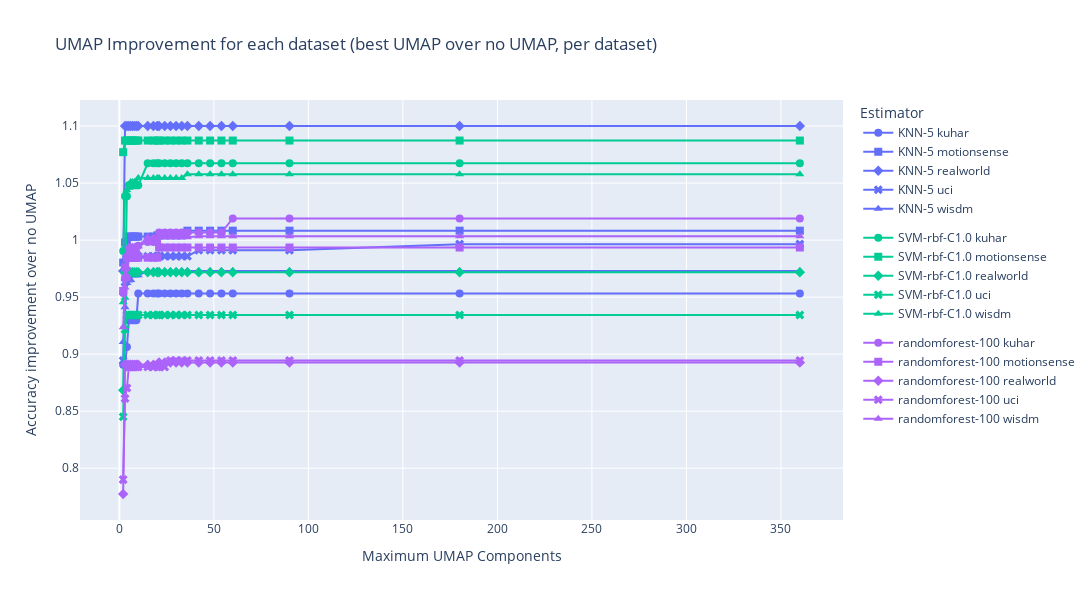

Write notebook code for a chart like this one.
### Markdown cell above
### b) Qual é o impacto da dimensionalidade alvo do UMAP no desempenho dos modelos de ML?

b .1) UMAP vs No-UMAP

### Code cell
# df = results.copy()
# df = filter_view_standardized_balanced(df)
# df = filter_domain_fft_only(df)
# df = filter_features_all(df)
# df = filter_reducer_over_all(df)
# df = filter_scaler_none(df)
# df = filter_only_reducer_dataset_equals_train_dataset_or_no_reducer(df)
# df = get_umap_improvement_over_no_umap(df)
# df = df[(df["umap components"] > 0) & (df["umap components"] <= 20)]

df = results.copy()
df = filter_domain_fft_only(df)
df = filter_features_all(df)
df = filter_reducer_over_all(df)
df = filter_scaler_none(df)
df = filter_view_standardized_balanced(df)
df = filter_only_reducer_dataset_equals_train_dataset_or_no_reducer(df)
df = get_umap_improvement_over_no_umap(df)
df = df[(df["umap components"] > 0) & (df["umap components"] <= 360)]
df


dset_markers = {
    name: markers[i]
    for i, name in enumerate(df["train_datasets"].unique())
}

estimator_colors = {
    name: colors[i]
    for i, name in enumerate(df["estimator"].unique())
}

fig = go.Figure()
for (estimator, dataset), subdf in df.groupby(["estimator", "train_datasets"]):
    subdf = subdf.sort_values(by="umap components")
    xs, ys = [], []
    for n_components in sorted(subdf["umap components"].unique()):
        xs.append(n_components)
        ys.append(subdf[subdf["umap components"] <= n_components]["umap improvement"].max())
    fig.add_trace(
        go.Scatter( 
            x=xs,
            y=ys,
            name=f"{estimator} {dataset}",
            mode="lines+markers",
            legendgroup=estimator,
            # legendgrouptitle="Estimator",
            marker=dict(
                color=estimator_colors[estimator],
                symbol=dset_markers[dataset],
                size=8,
            ),
        )
    )
    # subdf["best umap improvement so far"] = df["umap improvement"].expanding().max()

fig.update_layout(
    title="UMAP Improvement for each dataset (best UMAP over no UMAP, per dataset)",
    xaxis_title="Maximum UMAP Components",
    yaxis_title="Accuracy improvement over no UMAP",
    legend_title="Estimator",
    width=1200,
    height=600,
    # xaxis=dict(tickmode="linear")
)
fig.show()

### Figure 1 — Plotly figure (JSON) as saved in the notebook; plotly's stock layout.template omitted (floating-point values rounded to 4 significant figures)
{"data": [{"legendgroup": "KNN-5", "marker": {"color": "#636EFA", "size": 8, "symbol": "circle"}, "mode": "lines+markers", "name": "KNN-5 kuhar", "type": "scatter", "x": [2, 3, 4, 5, 6, 7, 8, 9, 10, 15, 18, 20, 21, 24, 27, 30, 33, 36, 42, 48, 54, 60, 90, 180, 360], "y": [0.8906, 0.8906, 0.9062, 0.9297, 0.9297, 0.9297, 0.9297, 0.9297, 0.9531, 0.9531, 0.9531, 0.9531, 0.9531, 0.9531, 0.9531, 0.9531, 0.9531, 0.9531, 0.9531, 0.9531, 0.9531, 0.9531, 0.9531, 0.9531, 0.9531]}, {"legendgroup": "KNN-5", "marker": {"color": "#636EFA", "size": 8, "symbol": "square"}, "mode": "lines+markers", "name": "KNN-5 motionsense", "type": "scatter", "x": [2, 3, 4, 5, 6, 7, 8, 9, 10, 15, 18, 20, 21, 24, 27, 30, 33, 36, 42, 48, 54, 60, 90, 180, 360], "y": [0.9803, 0.9979, 0.9979, 1.003, 1.003, 1.003, 1.003, 1.003, 1.003, 1.003, 1.003, 1.004, 1.004, 1.004, 1.004, 1.004, 1.004, 1.008, 1.008, 1.008, 1.008, 1.008, 1.008, 1.008, 1.008]}, {"legendgroup": "KNN-5", "marker": {"color": "#636EFA", "size": 8, "symbol": "diamond"}, "mode": "lines+markers", "name": "KNN-5 realworld", "type": "scatter", "x": [2, 3, 4, 5, 6, 7, 8, 9, 10, 15, 18, 20, 21, 24, 27, 30, 33, 36, 42, 48, 54, 60, 90, 180, 360], "y": [0.9729, 1.1, 1.1, 1.1, 1.1, 1.1, 1.1, 1.1, 1.1, 1.1, 1.1, 1.1, 1.1, 1.1, 1.1, 1.1, 1.1, 1.1, 1.1, 1.1, 1.1, 1.1, 1.1, 1.1, 1.1]}, {"legendgroup": "KNN-5", "marker": {"color": "#636EFA", "size": 8, "symbol": "x"}, "mode": "lines+markers", "name": "KNN-5 uci", "type": "scatter", "x": [2, 3, 4, 5, 6, 7, 8, 9, 10, 15, 18, 20, 21, 24, 27, 30, 33, 36, 42, 48, 54, 60, 90, 180, 360], "y": [0.8944, 0.963, 0.9665, 0.9859, 0.9859, 0.9859, 0.9859, 0.9859, 0.9859, 0.9859, 0.9859, 0.9859, 0.9859, 0.9859, 0.9859, 0.9859, 0.9859, 0.9859, 0.9912, 0.9912, 0.9912, 0.9912, 0.9912, 0.9965, 0.9965]}, {"legendgroup": "KNN-5", "marker": {"color": "#636EFA", "size": 8, "symbol": "triangle-up"}, "mode": "lines+markers", "name": "KNN-5 wisdm", "type": "scatter", "x": [2, 3, 4, 5, 6, 7, 8, 9, 10, 15, 18, 20, 21, 24, 27, 30, 33, 36, 42, 48, 54, 60, 90, 180, 360], "y": [0.9107, 0.9411, 0.9625, 0.9646, 0.965, 0.9693, 0.9693, 0.9693, 0.9693, 0.9729, 0.9729, 0.9729, 0.9729, 0.9729, 0.9729, 0.9729, 0.9729, 0.9729, 0.9729, 0.9729, 0.9729, 0.9729, 0.9729, 0.9729, 0.9729]}, {"legendgroup": "SVM-rbf-C1.0", "marker": {"color": "#00CC96", "size": 8, "symbol": "circle"}, "mode": "lines+markers", "name": "SVM-rbf-C1.0 kuhar", "type": "scatter", "x": [2, 3, 4, 5, 6, 7, 8, 9, 10, 15, 18, 20, 21, 24, 27, 30, 33, 36, 42, 48, 54, 60, 90, 180, 360], "y": [0.9904, 1.038, 1.038, 1.048, 1.048, 1.048, 1.048, 1.048, 1.048, 1.067, 1.067, 1.067, 1.067, 1.067, 1.067, 1.067, 1.067, 1.067, 1.067, 1.067, 1.067, 1.067, 1.067, 1.067, 1.067]}, {"legendgroup": "SVM-rbf-C1.0", "marker": {"color": "#00CC96", "size": 8, "symbol": "square"}, "mode": "lines+markers", "name": "SVM-rbf-C1.0 motionsense", "type": "scatter", "x": [2, 3, 4, 5, 6, 7, 8, 9, 10, 15, 18, 20, 21, 24, 27, 30, 33, 36, 42, 48, 54, 60, 90, 180, 360], "y": [1.077, 1.087, 1.087, 1.087, 1.087, 1.087, 1.087, 1.087, 1.087, 1.087, 1.087, 1.087, 1.087, 1.087, 1.087, 1.087, 1.087, 1.087, 1.087, 1.087, 1.087, 1.087, 1.087, 1.087, 1.087]}, {"legendgroup": "SVM-rbf-C1.0", "marker": {"color": "#00CC96", "size": 8, "symbol": "diamond"}, "mode": "lines+markers", "name": "SVM-rbf-C1.0 realworld", "type": "scatter", "x": [2, 3, 4, 5, 6, 7, 8, 9, 10, 15, 18, 20, 21, 24, 27, 30, 33, 36, 42, 48, 54, 60, 90, 180, 360], "y": [0.8684, 0.9718, 0.9718, 0.9718, 0.9718, 0.9718, 0.9718, 0.9718, 0.9718, 0.9718, 0.9718, 0.9718, 0.9718, 0.9718, 0.9718, 0.9718, 0.9718, 0.9718, 0.9718, 0.9718, 0.9718, 0.9718, 0.9718, 0.9718, 0.9718]}, {"legendgroup": "SVM-rbf-C1.0", "marker": {"color": "#00CC96", "size": 8, "symbol": "x"}, "mode": "lines+markers", "name": "SVM-rbf-C1.0 uci", "type": "scatter", "x": [2, 3, 4, 5, 6, 7, 8, 9, 10, 15, 18, 20, 21, 24, 27, 30, 33, 36, 42, 48, 54, 60, 90, 180, 360], "y": [0.8452, 0.9217, 0.9344, 0.9344, 0.9344, 0.9344, 0.9344, 0.9344, 0.9344, 0.9344, 0.9344, 0.9344, 0.9344, 0.9344, 0.9344, 0.9344, 0.9344, 0.9344, 0.9344, 0.9344, 0.9344, 0.9344, 0.9344, 0.9344, 0.9344]}, {"legendgroup": "SVM-rbf-C1.0", "marker": {"color": "#00CC96", "size": 8, "symbol": "triangle-up"}, "mode": "lines+markers", "name": "SVM-rbf-C1.0 wisdm", "type": "scatter", "x": [2, 3, 4, 5, 6, 7, 8, 9, 10, 15, 18, 20, 21, 24, 27, 30, 33, 36, 42, 48, 54, 60, 90, 180, 360], "y": [0.9456, 0.9494, 1.044, 1.046, 1.051, 1.051, 1.051, 1.051, 1.054, 1.054, 1.054, 1.054, 1.054, 1.054, 1.054, 1.054, 1.054, 1.058, 1.058, 1.058, 1.058, 1.058, 1.058, 1.058, 1.058]}, {"legendgroup": "randomforest-100", "marker": {"color": "#AB63FA", "size": 8, "symbol": "circle"}, "mode": "lines+markers", "name": "randomforest-100 kuhar", "type": "scatter", "x": [2, 3, 4, 5, 6, 7, 8, 9, 10, 15, 18, 20, 21, 24, 27, 30, 33, 36, 42, 48, 54, 60, 90, 180, 360], "y": [0.9537, 0.9669, 0.9669, 0.9892, 0.9892, 0.9892, 0.9892, 0.9892, 0.995, 0.9983, 0.9983, 0.9983, 1.007, 1.007, 1.007, 1.007, 1.007, 1.007, 1.007, 1.007, 1.007, 1.019, 1.019, 1.019, 1.019]}, {"legendgroup": "randomforest-100", "marker": {"color": "#AB63FA", "size": 8, "symbol": "square"}, "mode": "lines+markers", "name": "randomforest-100 motionsense", "type": "scatter", "x": [2, 3, 4, 5, 6, 7, 8, 9, 10, 15, 18, 20, 21, 24, 27, 30, 33, 36, 42, 48, 54, 60, 90, 180, 360], "y": [0.9555, 0.9762, 0.9846, 0.9846, 0.9846, 0.9846, 0.9846, 0.9846, 0.9846, 0.9846, 0.9846, 0.9846, 0.9935, 0.9935, 0.9935, 0.9935, 0.9935, 0.9935, 0.9935, 0.9935, 0.9935, 0.9935, 0.9935, 0.9935, 0.9935]}, {"legendgroup": "randomforest-100", "marker": {"color": "#AB63FA", "size": 8, "symbol": "diamond"}, "mode": "lines+markers", "name": "randomforest-100 realworld", "type": "scatter", "x": [2, 3, 4, 5, 6, 7, 8, 9, 10, 15, 18, 20, 21, 24, 27, 30, 33, 36, 42, 48, 54, 60, 90, 180, 360], "y": [0.7774, 0.8907, 0.8907, 0.8907, 0.8907, 0.8907, 0.8907, 0.8907, 0.8907, 0.8907, 0.8907, 0.8907, 0.8927, 0.8927, 0.8927, 0.8927, 0.8927, 0.8927, 0.8927, 0.8927, 0.8927, 0.8927, 0.8927, 0.8927, 0.8927]}, {"legendgroup": "randomforest-100", "marker": {"color": "#AB63FA", "size": 8, "symbol": "x"}, "mode": "lines+markers", "name": "randomforest-100 uci", "type": "scatter", "x": [2, 3, 4, 5, 6, 7, 8, 9, 10, 15, 18, 20, 21, 24, 27, 30, 33, 36, 42, 48, 54, 60, 90, 180, 360], "y": [0.79, 0.8612, 0.8704, 0.8887, 0.8887, 0.8887, 0.8887, 0.8887, 0.8887, 0.8887, 0.8887, 0.8887, 0.8887, 0.8887, 0.8945, 0.8945, 0.8945, 0.8945, 0.8945, 0.8945, 0.8945, 0.8945, 0.8945, 0.8945, 0.8945]}, {"legendgroup": "randomforest-100", "marker": {"color": "#AB63FA", "size": 8, "symbol": "triangle-up"}, "mode": "lines+markers", "name": "randomforest-100 wisdm", "type": "scatter", "x": [2, 3, 4, 5, 6, 7, 8, 9, 10, 15, 18, 20, 21, 24, 27, 30, 33, 36, 42, 48, 54, 60, 90, 180, 360], "y": [0.9236, 0.9585, 0.9762, 0.9942, 0.9942, 0.9942, 0.9942, 0.9942, 0.9946, 1.002, 1.002, 1.002, 1.002, 1.002, 1.002, 1.002, 1.002, 1.002, 1.003, 1.003, 1.003, 1.003, 1.003, 1.003, 1.003]}], "layout": {"height": 600, "legend": {"title": {"text": "Estimator"}}, "title": {"text": "UMAP Improvement for each dataset (best UMAP over no UMAP, per dataset)"}, "width": 1200, "xaxis": {"title": {"text": "Maximum UMAP Components"}}, "yaxis": {"title": {"text": "Accuracy improvement over no UMAP"}}}}
